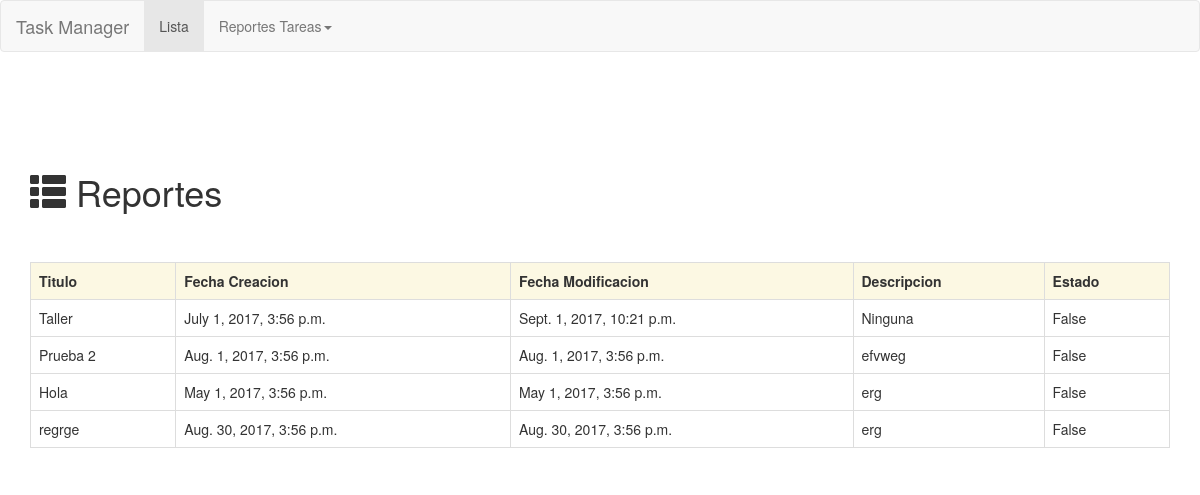
The page /tareas/pendientes/ on the database as committed earlier.
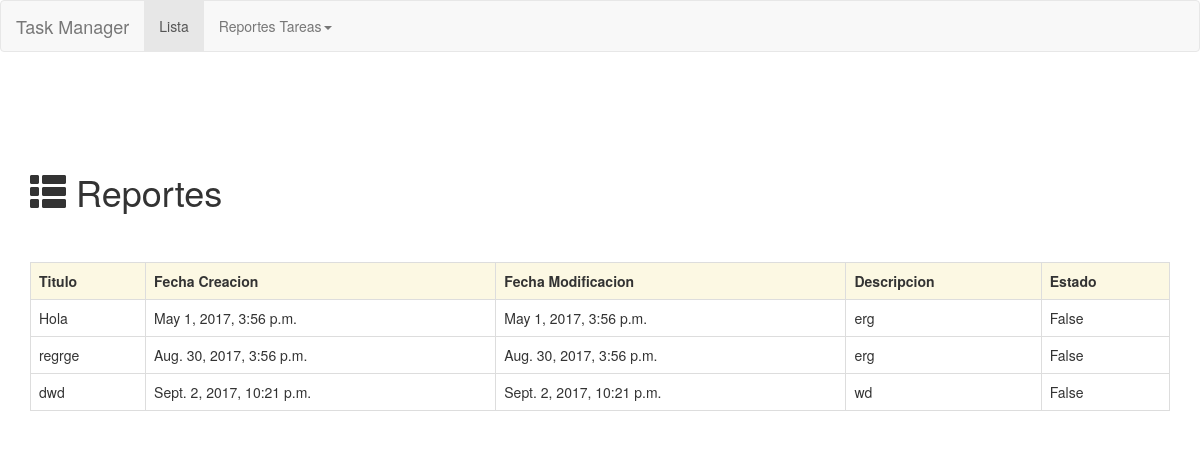
The same page on the database as committed later.
### tareas/models.py (models this page shows, shortened)
@python_2_unicode_compatible  # only if you need to support Python 2
class Tareas(models.Model):
    id_lista = models.ForeignKey(Lista, on_delete=models.CASCADE)
    titulo_tarea = models.CharField(max_length=200, unique=True)
    estado_tarea = models.BooleanField(default=False)
    descripcion_tarea = models.TextField(help_text='Describe la Tarea', blank=True)
    fecha_creacion_tarea = models.DateTimeField(auto_now_add=True)
    fecha_modificacion_tarea = models.DateTimeField(auto_now=True)

### tareas/views.py (the view)
class TareasPendientesView(generic.ListView):
    template_name = 'tareas/reportes.html'
    context_object_name = 'lista'
    def get_queryset(self):
        return Tareas.objects.filter(estado_tarea="False")

### tareas/templates/tareas/reportes.html (shortened to what this page needs)
{% extends 'base.html' %}
{% block container %}
<h1><span class="glyphicon glyphicon-th-list"> </span> Reportes</h1>
<br><br>
<table class="table table-hover table-bordered">
<tr class="warning"><th>Titulo</th><th>Fecha Creacion</th><th>Fecha Modificacion</th><th>Descripcion</th><th>Estado</th></tr>
{% for l in lista %}
  <tr><td>{{l.titulo_tarea }}</td><td>{{l.fecha_creacion_tarea }}</td><td>{{l.fecha_modificacion_tarea }}</td><td>{{l.descripcion_tarea }}</td><td>{{l.estado_tarea }}</td></tr>
{% endfor %}
</table>
{% endblock container %}

Rows that differ between the two databases and show on the page:
no longer on this page (row edited): Tareas: titulo_tarea "Taller", fecha_creacion_tarea "July 1, 2017, 3:56 p.m.", fecha_modificacion_tarea "Sept. 1, 2017, 10:21 p.m.", descripcion_tarea "Ninguna", estado_tarea "False"
no longer on this page (row edited): Tareas: titulo_tarea "Prueba 2", fecha_creacion_tarea "Aug. 1, 2017, 3:56 p.m.", fecha_modificacion_tarea "Aug. 1, 2017, 3:56 p.m.", descripcion_tarea "efvweg", estado_tarea "False"
added Tareas: titulo_tarea "dwd", fecha_creacion_tarea "Sept. 2, 2017, 10:21 p.m.", fecha_modificacion_tarea "Sept. 2, 2017, 10:21 p.m.", descripcion_tarea "wd", estado_tarea "False"
